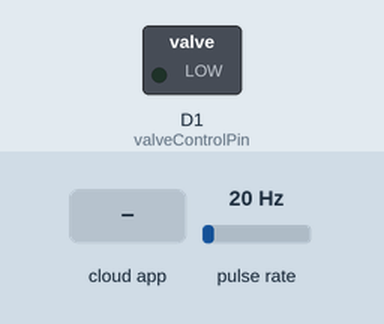
The sketch below on a simulated ESP8266 (NodeMCU). Shown: switched loads named in the sketch (green lamp = pin HIGH). Wiring (inferred from the names in the program): pulse sensor: data D2. The test bench sets the inputs (shaded band); at power-on: pulse rate 20 Hz. WiFi joins after 1.5 s; servers stay silent unless stated; the Firebase database answers and starts empty; what the sketch prints to the serial monitor is not drawn.

Above: at 2.8 s.
2.9 s: the phone or cloud app sets valve to 1
At 3.5 s:
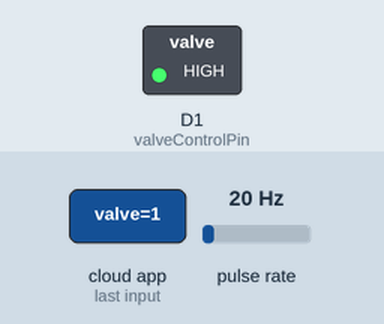
4.4 s: the phone or cloud app sets valve to 0
At 6.2 s:
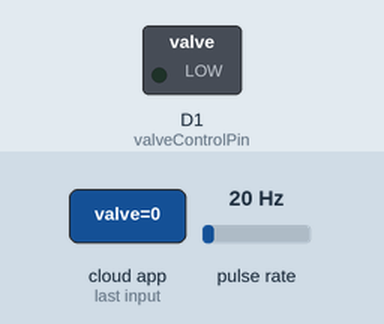
Timing chart, 0 to 7.7 s (numbered marks = the images above; inputs shaded):
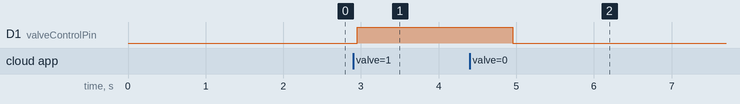

The sketch:

final.ino
```cpp
#include <Arduino.h>
#if defined(ESP32)
  #include <WiFi.h>
#elif defined(ESP8266)
  #include <ESP8266WiFi.h>
#endif
#include <Firebase_ESP_Client.h>

// Firebase “addons”
#include "addons/TokenHelper.h"
#include "addons/RTDBHelper.h"

// — Wi-Fi credentials —
#define WIFI_SSID     "Xiomi"
#define WIFI_PASSWORD "12345678"

// — Firebase RTDB setup —
#define API_KEY       "AIzaSyCkLaDFyOhAZXLeBYLZU9c0vQUDFTw8oYk"
#define DATABASE_URL  "https://smart-water-meter-e01fd-default-rtdb.firebaseio.com/"

FirebaseData   fbdo;
FirebaseAuth   auth;
FirebaseConfig config;

// — Flow sensor on D2 (GPIO4) —
const uint8_t sensorPin      = D2;
volatile unsigned long pulseCount = 0;

// — Valve control pin —
// Pick any free digital pin; here we use D1 (GPIO5)
const uint8_t valveControlPin = D1;

/// Timing & conversion constants
const float litersPerPulse = 2.663f / 1000.0f;  // each pulse = 0.002663 L

/// State variables
unsigned long lastFlowTime    = 0;
unsigned long lastCounterTime = 0;
float flowRateLpm   = 0.0f;
float totalVolumeL  = 0.0f;
unsigned long counter = 0;
bool valveState     = false;

// ISR: increment pulseCount on each falling edge
ICACHE_RAM_ATTR void increase() {
  pulseCount++;
}

void setup() {
  Serial.begin(115200);

  // — Sensor interrupt setup —
  pinMode(sensorPin, INPUT_PULLUP);
  attachInterrupt(digitalPinToInterrupt(sensorPin), increase, FALLING);

  // — Valve pin setup —
  pinMode(valveControlPin, OUTPUT);
  digitalWrite(valveControlPin, LOW);  // default to “closed”

  // — Wi-Fi connect —
  WiFi.begin(WIFI_SSID, WIFI_PASSWORD);
  Serial.print("Connecting to Wi-Fi");
  while (WiFi.status() != WL_CONNECTED) {
    Serial.print('.');
    delay(300);
  }
  Serial.println();
  Serial.print("Connected! IP = ");
  Serial.println(WiFi.localIP());

  // — Firebase sign-up & init —
  config.api_key      = API_KEY;
  config.database_url = DATABASE_URL;
  if (Firebase.signUp(&config, &auth, "", "")) {
    Serial.println("Firebase signup OK");
  } else {
    Serial.print("Signup failed: ");
    Serial.println(config.signer.signupError.message.c_str());
  }
  config.token_status_callback = tokenStatusCallback;
  Firebase.begin(&config, &auth);
  Firebase.reconnectWiFi(true);

  // — Restore last totalVolumeL from RTDB —
  if (Firebase.RTDB.getFloat(&fbdo, "/totalVolumeL")) {
    totalVolumeL = fbdo.floatData();
    Serial.print("Restored totalVolumeL = ");
    Serial.println(totalVolumeL, 3);
  } else {
    Serial.print("Could not restore totalVolumeL: ");
    Serial.println(fbdo.errorReason().c_str());
    totalVolumeL = 0.0f;
  }

  // Initialize timers
  lastFlowTime    = millis();
  lastCounterTime = millis();
}

void loop() {
  if (!Firebase.ready()) return;
  unsigned long now = millis();

  // — Every 1 second: increment counter, send it & read /valve —
  if (now - lastCounterTime >= 1000) {
    lastCounterTime += 1000;

    // increment & send counter
    counter++;
    Serial.printf("Counter: %lu\n", counter);
    if (Firebase.RTDB.setInt(&fbdo, "/counter", counter)) {
      Serial.println("✓ counter updated");
    } else {
      Serial.print("✗ counter failed: ");
      Serial.println(fbdo.errorReason().c_str());
    }

    // read valve state (assumes boolean in RTDB)
    if (Firebase.RTDB.getBool(&fbdo, "/valve")) {
      valveState = fbdo.boolData();
      Serial.print("Valve state: ");
      Serial.println(valveState ? "OPEN" : "CLOSED");

      // — Drive the valve control pin! —
      // If you’re using a relay or MOSFET, HIGH might open;
      // invert if your hardware logic is opposite.
      digitalWrite(valveControlPin, valveState ? HIGH : LOW);

    } else {
      Serial.print("✗ get valve failed: ");
      Serial.println(fbdo.errorReason().c_str());
    }
  }

  // — Every 2 seconds: compute & send flow data —
  if (now - lastFlowTime >= 2000) {
    lastFlowTime += 2000;

    // grab & clear pulses
    noInterrupts();
      unsigned long pulses = pulseCount;
      pulseCount = 0;
    interrupts();

    // compute volume & flow rate
    float intervalVol  = pulses * litersPerPulse;
    totalVolumeL     += intervalVol;
    flowRateLpm       = intervalVol * (60.0f / 2.0f);

    Serial.printf("Flow: %.2f L/min   |   Total: %.3f L\n",
                  flowRateLpm, totalVolumeL);

    // send flowRateLpm
    if (Firebase.RTDB.setFloat(&fbdo, "/flowRateLpm", flowRateLpm)) {
      Serial.println("✓ flowRateLpm updated");
    } else {
      Serial.print("✗ flowRateLpm failed: ");
      Serial.println(fbdo.errorReason().c_str());
    }

    // send totalVolumeL
    if (Firebase.RTDB.setFloat(&fbdo, "/totalVolumeL", totalVolumeL)) {
      Serial.println("✓ totalVolumeL updated");
    } else {
      Serial.print("✗ totalVolumeL failed: ");
      Serial.println(fbdo.errorReason().c_str());
    }
  }
}
```

Measured:
- after the input at 2.9 s, D1 (valveControlPin): LOW → HIGH after 0.05 s
- after the input at 4.4 s, D1 (valveControlPin): HIGH → LOW after 0.55 s
